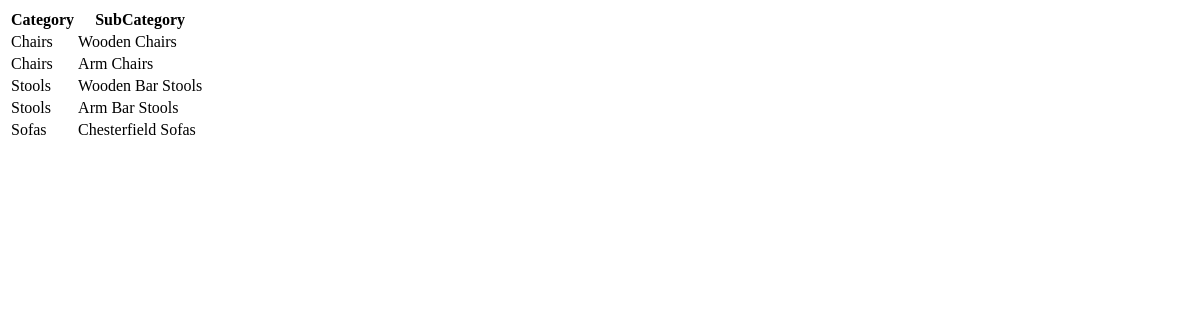
The page /catalog/sub_categories_display on the database as committed earlier.
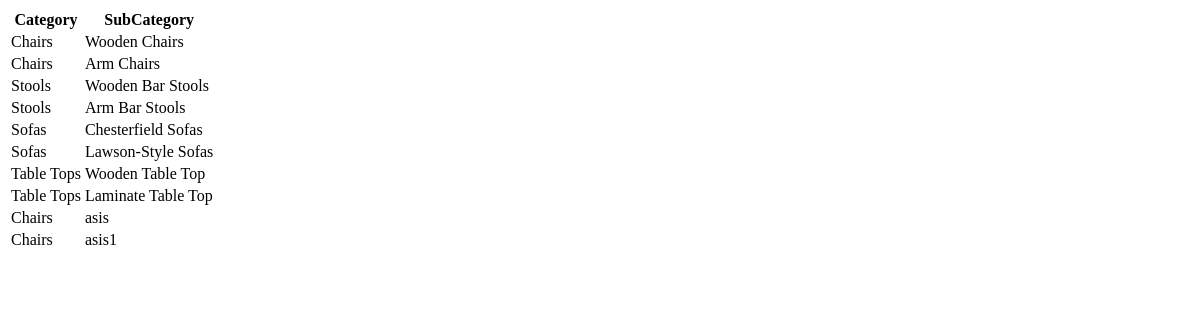
The same page on the database as committed later.
### catalog/models.py (models this page shows, shortened)
class SubCategory(models.Model):
    category = models.ForeignKey(Category, on_delete=models.CASCADE)
    sub_category = models.CharField(max_length=30)
    slug = models.SlugField(unique=True)

class Category(models.Model):
    category = models.CharField(max_length=30)
    slug = models.SlugField(unique=True)
    def __str__(self):
        return self.category

### catalog/views.py (the view)
# urls.py: path('sub_categories_display', views.sub_categories_display, name='sub_categories_display'),
def sub_categories_display(request):
    sub_categories = SubCategory.objects.all()
    return render(request, 'sub_categories_display.html', {'sub_categories': sub_categories})

### Template/sub_categories_display.html (shortened to what this page needs)
<!DOCTYPE html>
<html lang="en">
<head>
</head>
<body>
        <table>
            <tr>
                <th>Category</th>
                <th>SubCategory</th>
            </tr>
            {% for sub_category in sub_categories %}
            <tr>
                <td>{{sub_category.category}}</td>
                <td>{{sub_category.sub_category}}</td>
            </tr>
            {% endfor %}
        </table>
</body>
</html>

Rows that differ between the two databases and show on the page:
added SubCategory: category "Sofas", sub_category "Lawson-Style Sofas"
added SubCategory: category "Table Tops", sub_category "Wooden Table Top"
added SubCategory: category "Table Tops", sub_category "Laminate Table Top"
added SubCategory: category "Chairs", sub_category "asis"
added SubCategory: category "Chairs", sub_category "asis1"
